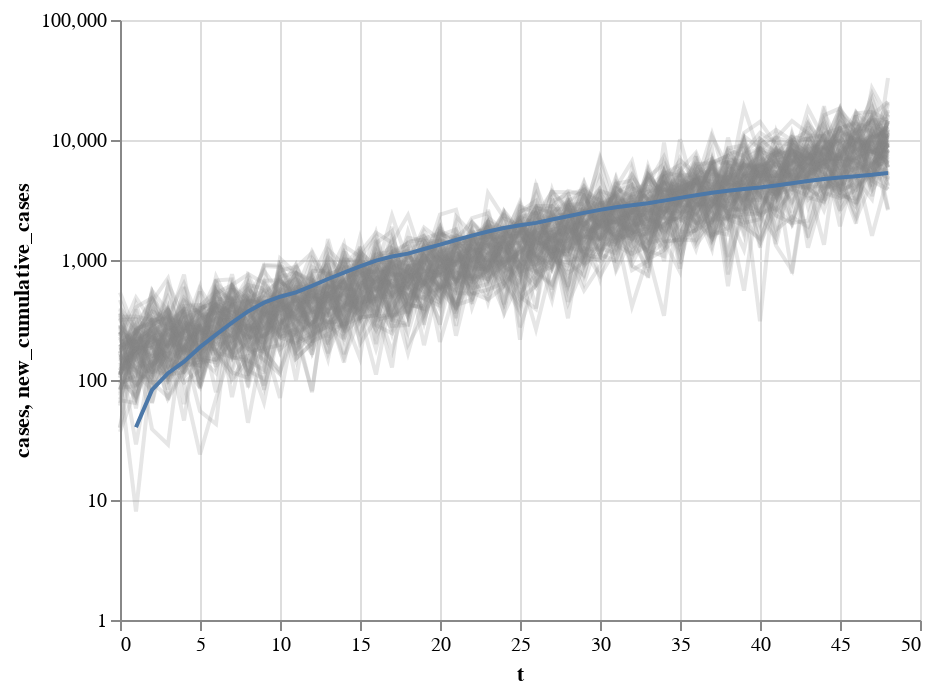

The cell this chart's notebook holds for it:
### Code cell
posterior_pred_chart = alt.Chart( 
    post_obs_long.loc[post_obs_long.series < 100] 
).mark_line().encode(
    alt.X('t'),
    alt.Y(
        'cases', 
        scale = alt.Scale(type = 'log', domain = (1, 100_000)), 
        axis = alt.Axis(tickCount = 5)
    ),
    detail = 'series',
    opacity = alt.value(0.2),
    color = alt.value('grey')
)

observed_line = alt.Chart(
    us_delta.loc[us_delta.new_cumulative_cases !=0,['t', 'new_cumulative_cases']]
).mark_line().encode(
    alt.Y(
        'new_cumulative_cases', 
        scale = alt.Scale(type = 'log', domain = (1, 100_000)),
        axis = alt.Axis(tickCount = 5)
    ),
    alt.X('t'),
    # y = 'new_cumulative_cases'
)

posterior_pred_chart + observed_line
# posterior_pred_chart

### Figure 1 — Vega-Lite specification as saved in the notebook (floating-point values rounded to 4 significant figures; data arrays with more than 128 entries replaced by an {"elided": "..."} marker saying what was removed)
{"config": {"view": {"continuousWidth": 400, "continuousHeight": 300}}, "layer": [{"data": {"name": "data-27e324595c4c5db07d3de28ab364d4f4"}, "mark": "line", "encoding": {"color": {"value": "grey"}, "detail": {"type": "quantitative", "field": "series"}, "opacity": {"value": 0.2}, "x": {"type": "quantitative", "field": "t"}, "y": {"type": "quantitative", "axis": {"tickCount": 5}, "field": "cases", "scale": {"domain": [1, 100000], "type": "log"}}}}, {"data": {"name": "data-5b98034765e6c3e7187991ad9367ca55"}, "mark": "line", "encoding": {"x": {"type": "quantitative", "field": "t"}, "y": {"type": "quantitative", "axis": {"tickCount": 5}, "field": "new_cumulative_cases", "scale": {"domain": [1, 100000], "type": "log"}}}}], "$schema": "https://vega.github.io/schema/vega-lite/v4.8.1.json", "datasets": {"data-27e324595c4c5db07d3de28ab364d4f4": {"elided": "4900 records"}, "data-5b98034765e6c3e7187991ad9367ca55": [{"t": 1, "new_cumulative_cases": 40.45}, {"t": 2, "new_cumulative_cases": 82.63}, {"t": 3, "new_cumulative_cases": 114.0}, {"t": 4, "new_cumulative_cases": 142.2}, {"t": 5, "new_cumulative_cases": 187.8}, {"t": 6, "new_cumulative_cases": 238.8}, {"t": 7, "new_cumulative_cases": 300.1}, {"t": 8, "new_cumulative_cases": 372.9}, {"t": 9, "new_cumulative_cases": 441.3}, {"t": 10, "new_cumulative_cases": 494.3}, {"t": 11, "new_cumulative_cases": 537.3}, {"t": 12, "new_cumulative_cases": 608.8}, {"t": 13, "new_cumulative_cases": 694.8}, {"t": 14, "new_cumulative_cases": 783.9}, {"t": 15, "new_cumulative_cases": 882.9}, {"t": 16, "new_cumulative_cases": 987.5}, {"t": 17, "new_cumulative_cases": 1068.0}, {"t": 18, "new_cumulative_cases": 1131.0}, {"t": 19, "new_cumulative_cases": 1234.0}, {"t": 20, "new_cumulative_cases": 1345.0}, {"t": 21, "new_cumulative_cases": 1468.0}, {"t": 22, "new_cumulative_cases": 1596.0}, {"t": 23, "new_cumulative_cases": 1729.0}, {"t": 24, "new_cumulative_cases": 1849.0}, {"t": 25, "new_cumulative_cases": 1945.0}, {"t": 26, "new_cumulative_cases": 2039.0}, {"t": 27, "new_cumulative_cases": 2175.0}, {"t": 28, "new_cumulative_cases": 2319.0}, {"t": 29, "new_cumulative_cases": 2469.0}, {"t": 30, "new_cumulative_cases": 2615.0}, {"t": 31, "new_cumulative_cases": 2753.0}, {"t": 32, "new_cumulative_cases": 2863.0}, {"t": 33, "new_cumulative_cases": 2973.0}, {"t": 34, "new_cumulative_cases": 3124.0}, {"t": 35, "new_cumulative_cases": 3292.0}, {"t": 36, "new_cumulative_cases": 3466.0}, {"t": 37, "new_cumulative_cases": 3633.0}, {"t": 38, "new_cumulative_cases": 3776.0}, {"t": 39, "new_cumulative_cases": 3902.0}, {"t": 40, "new_cumulative_cases": 4019.0}, {"t": 41, "new_cumulative_cases": 4182.0}, {"t": 42, "new_cumulative_cases": 4359.0}, {"t": 43, "new_cumulative_cases": 4545.0}, {"t": 44, "new_cumulative_cases": 4727.0}, {"t": 45, "new_cumulative_cases": 4878.0}, {"t": 46, "new_cumulative_cases": 4996.0}, {"t": 47, "new_cumulative_cases": 5130.0}, {"t": 48, "new_cumulative_cases": 5307.0}]}}
